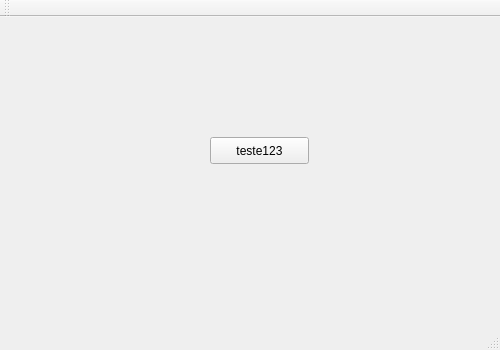
<?xml version="1.0" encoding="UTF-8"?>
<ui version="4.0">
 <class>MainWindow</class>
 <widget class="QMainWindow" name="MainWindow">
  <property name="geometry">
   <rect>
    <x>0</x>
    <y>0</y>
    <width>500</width>
    <height>350</height>
   </rect>
  </property>
  <property name="windowTitle">
   <string>MainWindow</string>
  </property>
  <widget class="QWidget" name="centralWidget">
   <widget class="QPushButton" name="pushButton">
    <property name="geometry">
     <rect>
      <x>210</x>
      <y>120</y>
      <width>99</width>
      <height>27</height>
     </rect>
    </property>
    <property name="text">
     <string>teste123</string>
    </property>
   </widget>
  </widget>
  <widget class="QMenuBar" name="menuBar">
   <property name="geometry">
    <rect>
     <x>0</x>
     <y>0</y>
     <width>500</width>
     <height>25</height>
    </rect>
   </property>
  </widget>
  <widget class="QToolBar" name="mainToolBar">
   <attribute name="toolBarArea">
    <enum>TopToolBarArea</enum>
   </attribute>
   <attribute name="toolBarBreak">
    <bool>false</bool>
   </attribute>
  </widget>
  <widget class="QStatusBar" name="statusBar"/>
 </widget>
 <layoutdefault spacing="6" margin="11"/>
 <resources/>
 <connections/>
</ui>
